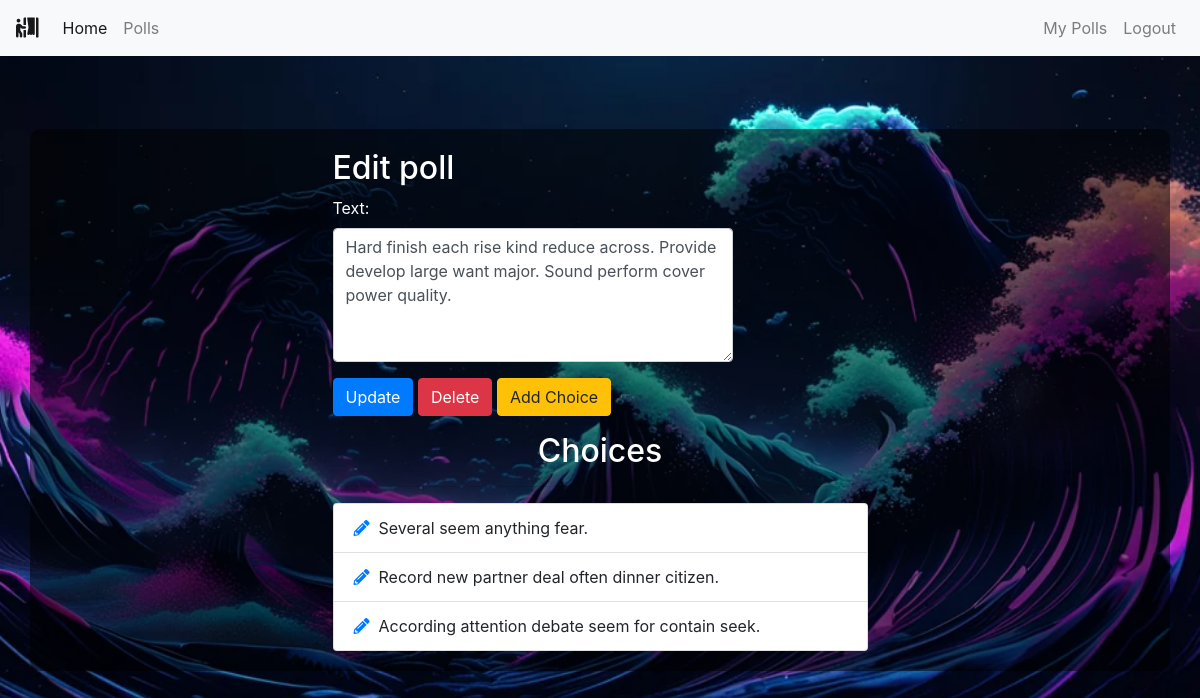
Page /polls/edit/3/ (signed in) on the committed database.
### polls/models.py (models this page shows, shortened)
class Poll(models.Model):
    owner = models.ForeignKey(User, on_delete=models.CASCADE)
    text = models.TextField()
    pub_date = models.DateTimeField(default=timezone.now)
    active = models.BooleanField(default=True)
    created_at = models.DateTimeField(auto_now_add=True)

class Choice(models.Model):
    poll = models.ForeignKey(Poll, on_delete=models.CASCADE)
    choice_text = models.CharField(max_length=255)
    created_at = models.DateTimeField(auto_now_add=True)
    updated_at = models.DateTimeField(auto_now=True)

### polls/views.py (the view)
# urls.py: path('edit/<int:poll_id>/', views.polls_edit, name='edit'),
@login_required
def polls_edit(request, poll_id):
    poll = get_object_or_404(Poll, pk=poll_id)
    if request.user != poll.owner:
        return redirect('home')
    if request.method == 'POST':
        form = EditPollForm(request.POST, instance=poll)
        if form.is_valid:
            form.save()
            messages.success(request, "Poll Updated successfully.",
                             extra_tags='alert alert-success alert-dismissible fade show')
            return redirect("polls:list")
    else:
        form = EditPollForm(instance=poll)
    return render(request, "polls/poll_edit.html", {'form': form, 'poll': poll})

### polls/forms.py
class EditPollForm(forms.ModelForm):
    class Meta:
        model = Poll
        fields = ['text', ]
        widgets = {
            'text': forms.Textarea(attrs={'class': 'form-control', 'rows': 5, 'cols': 20}),
        }

### polls/templates/polls/poll_edit.html (shortened to what this page needs)
{% extends 'base.html' %}
{% load static %}
{% block custom_css %}
<link rel="stylesheet" href="{% static 'css/styles1.css' %}">
{% endblock custom_css %}
{% block content %}
<div class="container">
    <div class="row center">
        <div class="col-md-6 offset-md-3">
            <h2>Edit poll</h2>
            <form action="" method="POST">
                {% for field in form %}
                <div class="form-group">
                    {{ field.label_tag }}
                    {{ field }}
                </div>
                {% endfor %}
                <button type="submit" class="btn btn-primary">Update</button>
                <a class="btn btn-danger" href="{% url 'polls:delete_poll' poll.id %}" role="button" onclick="return confirm('Are you sure?')">Delete</a>
                <a class="btn btn-warning" href="{% url 'polls:add_choice' poll.id %}" role="button">Add Choice</a>
            </form>
            <div class="choices">
                <h2 class="text-center mt-3">Choices</h2>
                <hr>
                <ul class="list-group">
                    {% for choice in poll.choice_set.all %}
                    <li class="list-group-item"><a href="{% url 'polls:choice_edit' choice.id %}"><i class="fas fa-pencil-alt"></i></a>&nbsp
                        {{ choice.choice_text }}</li>
                    {% endfor %}
                </ul>
            </div>
        </div>
    </div>
</div>
{% endblock %}

### static/css/styles1.css (style rules this page uses)
html, body { height: 100%; margin: 0; padding: 0; }
body { background-image: url('1.jpg'); background-size: cover; background-position: center; display: flex; justify-content: center; align-items: center; }
form { width: 100%; max-width: 400px; }
h2, label, h1, h3 { color: white; }
.container { background-color: rgba(0, 0, 0, 0.5); padding: 20px; border-radius: 10px; }

### rows in the picture
Poll: form "Hard finish each rise kind reduce across. Provide develop large want major. Sound perform cover power quality."
Choice: choice_text "Several seem anything fear."
Choice: choice_text "Record new partner deal often dinner citizen."
Choice: choice_text "According attention debate seem for contain seek."

### other values in the picture
{{ field.label_tag }} "Text:"
